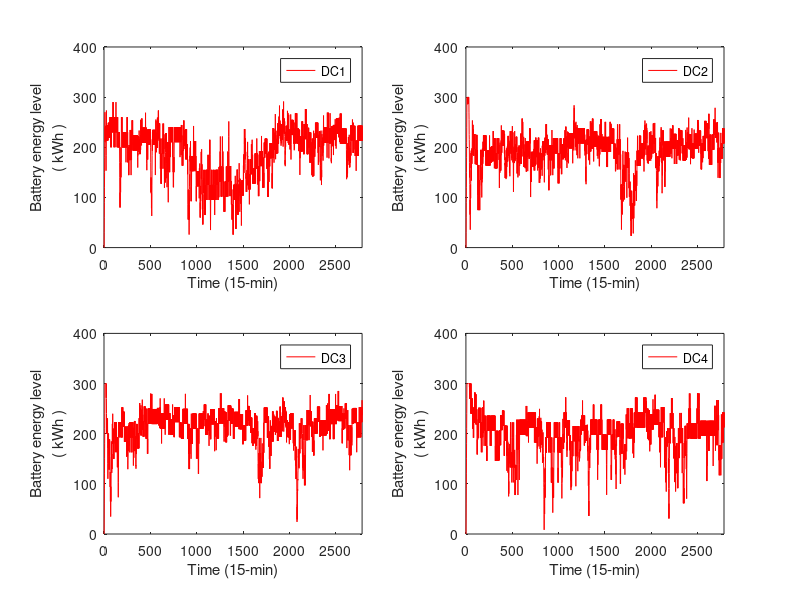

MATLAB code to generate this figure:
%% ------------battery state--------------
clc,clear
load ./data/main_ad2_sim2_data_Vmax_E300
b1=data_ad(1:dc,:);              %ai
b2=data_ad(dc+1:2*dc,:);     %bi
b3=data_ad(2*dc+1:3*dc,:); %Di
b4=data_ad(3*dc+1:4*dc,:); %ri
% battery
bat_lya=[zeros(dc,1),b3];
for t=1:tmax
    bat_lya(:,t+1)=bat_lya(:,t+1)+bat_lya(:,t);
end
figure(6)
for d=1:dc
    subplot(2,2,d)
    plot(bat_lya(d,:),'color','r')
    xlabel('Time (15-min)','FontSize',11)
    ylabel({'Battery energy level';'( kWh )'},'FontSize',11)
    axis([0 tmax 0 400])
%     grid on
%     grid minor
    set(gca,'GridLineStyle',':','GridAlpha',1);
    set(gca,'xtick',[0:500:tmax])
    legend({['DC',num2str(d)]},'FontSize',9)
end
set(gcf,'position',[100 300 600 400]) 
